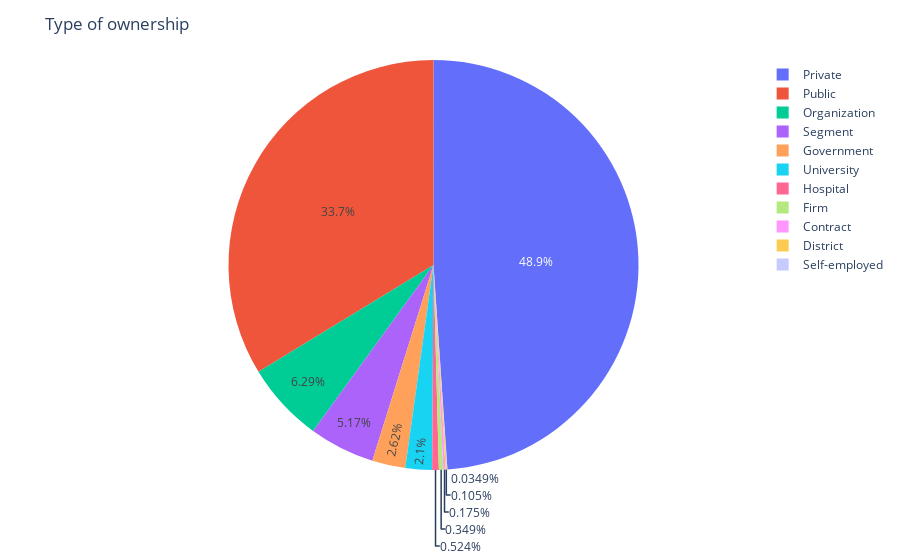

Source (notebook cell):
### Code cell
#creating ownership count variable
ownership = pd.DataFrame(df['Type of ownership'].value_counts())

#Creating visualisation
fig = px.pie(ownership, values=ownership['Type of ownership'], names=ownership.index)
fig.update_layout(title = 'Type of ownership')
fig.show()

### Figure 1 — Plotly figure (JSON) as saved in the notebook; plotly's stock layout.template omitted (floating-point values rounded to 4 significant figures)
{"data": [{"domain": {"x": [0, 1], "y": [0, 1]}, "hovertemplate": "index=%{label}<br>Type of ownership=%{value}<extra></extra>", "labels": ["Private", "Public", "Organization", "Segment", "Government", "University", "Hospital", "Firm", "Contract", "District", "Self-employed"], "legendgroup": "", "name": "", "showlegend": true, "type": "pie", "values": [1400, 965, 180, 148, 75, 60, 15, 10, 5, 3, 1]}], "layout": {"legend": {"tracegroupgap": 0}, "margin": {"t": 60}, "title": {"text": "Type of ownership"}}}
